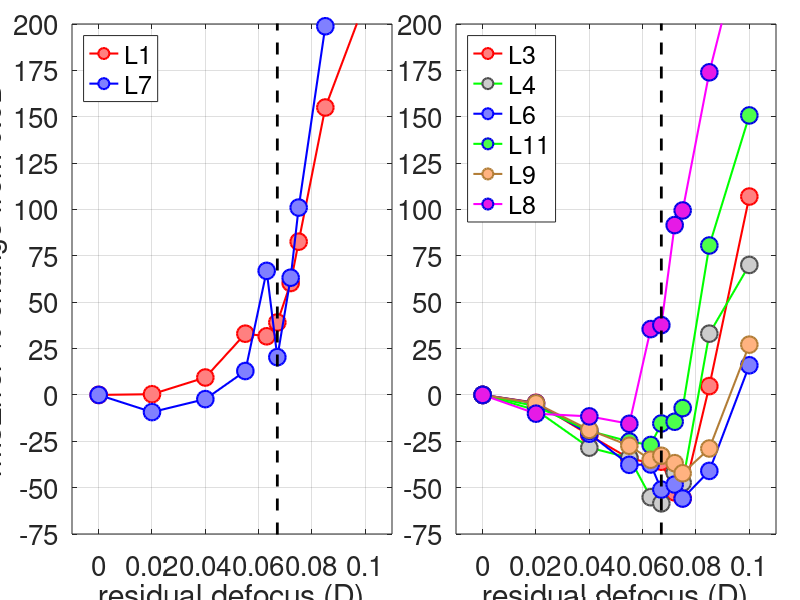

MATLAB code for this plot:
function estimateOptimalResidualDefocus
    defocusD = [0.000 0.020 0.040 0.055 0.063 0.067 0.072 0.075 0.085 0.100];
    L1rmsErr = [1.566 1.572 1.713 2.083 2.061 2.178 2.511 2.86   3.993 4.891];
    L6rmsErr = [6.279 6.000 4.966 3.912 3.923 3.074 3.244 2.77   3.706 7.282];
    L3rmsErr = [4.869 4.662 3.813 3.200 3.084 3.115 2.311 2.158  5.101 10.077];
    L7rmsErr = [4.114 3.733 4.021 4.644 6.866 4.952 6.714 8.27  12.292 18.439 ];
    L11rmsErr= [4.22  3.96  3.4   3.16  3.08  3.57  3.61  3.92  7.62   10.58];
    L4rmsErr = [6.702 6.154 4.796 4.432 3.005 2.783 3.892 3.53  8.916  11.4];
    L8rmsErr = [3.716 3.340 3.286 3.137 5.035 5.115 7.119 7.412 10.18  13.36];
    L9rmsErr = [4.90  4.677 3.977 3.557 3.188 3.292 3.097 2.83  3.484 6.228];

    L1rmsErr = 100*(L1rmsErr-L1rmsErr(1))/L1rmsErr(1);
    L6rmsErr = 100*(L6rmsErr-L6rmsErr(1))/L6rmsErr(1);
    L7rmsErr = 100*(L7rmsErr-L7rmsErr(1))/L7rmsErr(1);
    L3rmsErr = 100*(L3rmsErr-L3rmsErr(1))/L3rmsErr(1);
    L11rmsErr = 100*(L11rmsErr-L11rmsErr(1))/L11rmsErr(1);
    L4rmsErr = 100*(L4rmsErr-L4rmsErr(1))/L4rmsErr(1);
    L8rmsErr = 100*(L8rmsErr-L8rmsErr(1))/L8rmsErr(1);
    L9rmsErr = 100*(L9rmsErr-L9rmsErr(1))/L9rmsErr(1);

    hFig = figure(123);
    clf;
    set(hFig, 'Position', [10 10 1000 500], 'Color', [1 1 1]);

    ax1 = subplot('Position', [0.09 0.11 0.4 0.85]);
    p1 = plot(ax1, defocusD, L1rmsErr, 'ro-', ...
        'MarkerSize', 12, 'MarkerFaceColor', [1 0.5 0.5], 'LineWidth', 1.5); 
    hold(ax1, 'on');
    p2 = plot(ax1,defocusD, L7rmsErr, 'bo-', ...
        'MarkerSize', 12, 'MarkerFaceColor', [0.5 0.5 1], 'LineWidth', 1.5);
     plot(ax1, 0.067*[1 1], [-100 500], 'k--', 'LineWidth', 2.0);
    legend(ax1, [p1 p2], {'L1', 'L7'}, 'Location', 'NorthWest');
    set(ax1, 'FontSize', 20, 'XLim', [-0.01 0.11], 'XTick', 0:0.02:0.1);
    set(ax1, 'YLim', [-75 200], 'YTick', -100:25:500);
    grid(ax1, 'on');
    xlabel(ax1,'residual defocus (D)')
    ylabel(ax1,'rmsError % change from 0.0D')

    ax2 = subplot('Position', [0.57 0.11 0.4 0.85]);
    p1 = plot(ax2,defocusD, L3rmsErr, 'ro-', ...
        'MarkerSize', 12, 'MarkerFaceColor', [1 0.5 0.5], 'LineWidth', 1.5); 
    hold(ax2, 'on');
    p4 = plot(ax2,defocusD, L4rmsErr, 'go-', ...
        'MarkerEdgeColor', [0.3 0.3 0.3], ...
        'MarkerSize', 12, 'MarkerFaceColor', [0.8 0.8 0.8], 'LineWidth', 1.5);

    p2 = plot(ax2,defocusD, L6rmsErr, 'bo-', ...
        'MarkerSize', 12, 'MarkerFaceColor', [0.5 0.5 1], 'LineWidth', 1.5);
    p3 = plot(ax2,defocusD, L11rmsErr, 'go-', ...
        'MarkerEdgeColor', [0 0 0.9], ...
        'MarkerSize', 12, 'MarkerFaceColor', [0.3 1 0.3], 'LineWidth', 1.5);
    p5 = plot(ax2,defocusD, L9rmsErr, 'yo-', ...
        'MarkerEdgeColor', 0.7*[1.0 0.7 0.3], 'Color', 0.7*[1.0 0.7 0.3], ...
        'MarkerSize', 12, 'MarkerFaceColor', [1.0 0.7 0.5], 'LineWidth', 1.5);
    p6 = plot(ax2,defocusD, L8rmsErr, 'mo-', ...
        'MarkerEdgeColor', [0 0 0.9], ...
        'MarkerSize', 12, 'MarkerFaceColor', [0.9 0.1 0.9], 'LineWidth', 1.5);

   
    plot(ax2, 0.067*[1 1], [-100 500], 'k--', 'LineWidth', 2.0);
    legend(ax2, [p1 p4 p2 p3 p5 p6], {'L3', 'L4', 'L6', 'L11', 'L9', 'L8'},  'Location', 'NorthWest');
    set(ax2, 'FontSize', 20, 'XLim', [-0.01 0.11], 'XTick', 0:0.02:0.1);
    set(ax2, 'YLim', [-75 200], 'YTick', -100:25:500);
    grid(ax2, 'on');
    xlabel(ax2,'residual defocus (D)')
end